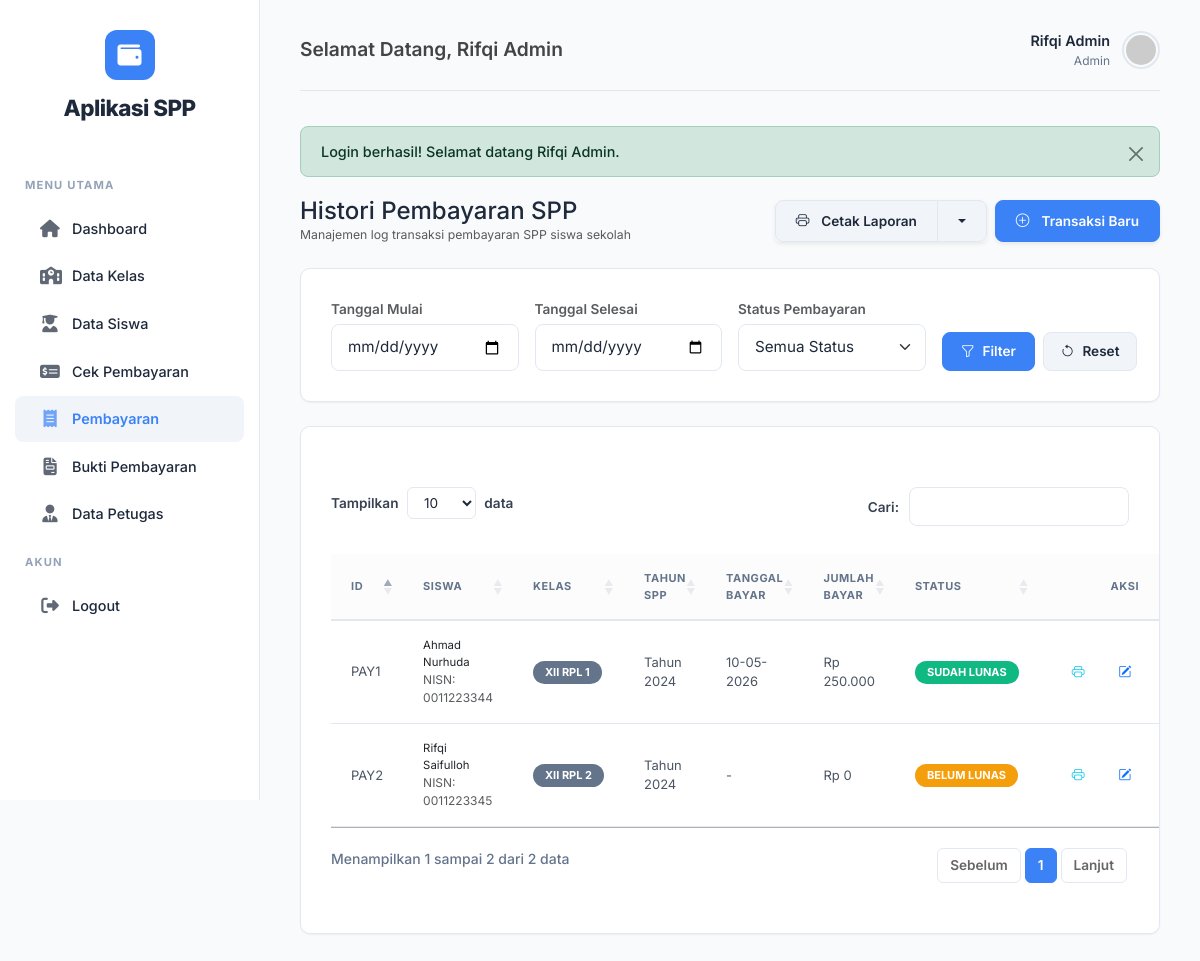
/modules/pembayaran/index.php (signed in), run on the app's committed database.
### tables this page shows
CREATE TABLE `tb_pembayaran_muhammadrifqisaifulloh` (
  `id_pembayaran` varchar(11) NOT NULL,
  `status` enum('Belum Lunas','Sudah Lunas') NOT NULL DEFAULT 'Belum Lunas',
  `nisn` varchar(10) NOT NULL,
  `tgl_bayar` date DEFAULT NULL,
  `tgl_terakhir_bayar` date DEFAULT NULL,
  `batas_pembayaran` date DEFAULT NULL,
  `jumlah_bulan` varchar(10) DEFAULT NULL,
  `id_spp` varchar(11) NOT NULL,
  `nominal_bayar` varchar(100) DEFAULT NULL,
  `jumlah_bayar` varchar(40) DEFAULT NULL,
  `kembalian` varchar(100) DEFAULT NULL
);

CREATE TABLE `tb_siswa_muhammadrifqisaifulloh` (
  `nisn` varchar(10) NOT NULL,
  `nis` varchar(8) NOT NULL,
  `nama` varchar(50) NOT NULL,
  `id_kelas` varchar(11) NOT NULL,
  `nama_kelas` varchar(10) NOT NULL,
  `alamat` text DEFAULT NULL,
  `no_telp` varchar(13) DEFAULT NULL,
  `id_spp` varchar(11) NOT NULL
);

CREATE TABLE `tb_kelas_muhammadrifqisaifulloh` (
  `id_kelas` varchar(11) NOT NULL,
  `nama_kelas` varchar(10) NOT NULL,
  `komp_keahlian` varchar(50) NOT NULL
);

CREATE TABLE `tb_spp_muhammadrifqisaifulloh` (
  `id_spp` varchar(11) NOT NULL,
  `tahun` int(11) NOT NULL,
  `nominal` varchar(40) NOT NULL
);

### classes/Pembayaran.php (called while the page is built, shortened)
<?php
class Pembayaran {
    private $conn;
    private $table_name = "tb_pembayaran_muhammadrifqisaifulloh";
    public function __construct($db) {
        $this->conn = $db;
    }
    public function readAll() {
        $query = "SELECT p.*, s.nama, s.id_kelas, k.nama_kelas, spp.tahun, spp.nominal
                  FROM " . $this->table_name . " p
                  JOIN tb_siswa_muhammadrifqisaifulloh s ON p.nisn = s.nisn
                  LEFT JOIN tb_kelas_muhammadrifqisaifulloh k ON s.id_kelas = k.id_kelas
                  JOIN tb_spp_muhammadrifqisaifulloh spp ON p.id_spp = spp.id_spp
                  ORDER BY p.tgl_bayar DESC, p.id_pembayaran DESC";
        $stmt = $this->conn->prepare($query);
        $stmt->execute();
        return $stmt;
    }
}
?>

### modules/pembayaran/index.php (the view, shortened to what this page needs)
<?php
require_once '../../layout/header.php';
require_once '../../classes/Pembayaran.php';
$database = new Database();
$db = $database->getConnection();
$pembayaran = new Pembayaran($db);
$user_level = $_SESSION['level'] ?? 'siswa';
$siswa_nisn = $_SESSION['nisn'] ?? '';
$tgl_mulai = $_GET['tgl_mulai'] ?? '';
$tgl_selesai = $_GET['tgl_selesai'] ?? '';
$filter_status = $_GET['filter_status'] ?? '';
if ($user_level === 'admin' || $user_level === 'petugas') {
    $hasTanggal = !empty($tgl_mulai) && !empty($tgl_selesai);
    $hasStatus  = in_array($filter_status, ['Sudah Lunas', 'Belum Lunas']);
    if ($hasTanggal && $hasStatus) {
        $stmt = $pembayaran->readFilteredByStatus($tgl_mulai, $tgl_selesai, $filter_status);
    } elseif ($hasTanggal) {
        $stmt = $pembayaran->readFiltered($tgl_mulai, $tgl_selesai);
    } elseif ($hasStatus) {
        $stmt = $pembayaran->readAllByStatus($filter_status);
    } else {
        $stmt = $pembayaran->readAll();
    }
} else {
    $stmt = $pembayaran->readBySiswa($siswa_nisn);
}
?>
<div class="d-flex justify-content-between align-items-center mb-4 flex-wrap gap-3">
    <div>
        <h4 class="fw-700 m-0">Histori Pembayaran SPP</h4>
        <p class="text-muted small m-0">
            <?= ($user_level === 'siswa') ? 'Daftar riwayat pembayaran SPP Anda' : 'Manajemen log transaksi pembayaran SPP siswa sekolah' ?>
        </p>
    </div>
    <div class="d-flex gap-2 flex-wrap">
        <?php if ($user_level === 'admin' || $user_level === 'petugas'): ?>
            <div class="btn-group shadow-sm" role="group">
                <a href="cetak_laporan.php?tgl_mulai=<?= urlencode($tgl_mulai) ?>&tgl_selesai=<?= urlencode($tgl_selesai) ?>&filter_status=" class="btn btn-secondary rounded-start-3" target="_blank" title="Cetak semua transaksi">
                    <i class="bi bi-printer me-1"></i> Cetak Laporan
                </a>
                <button type="button" class="btn btn-secondary dropdown-toggle dropdown-toggle-split rounded-end-3" data-bs-toggle="dropdown" aria-expanded="false">
                </button>
            </div>
            <a href="tambah.php" class="btn btn-primary rounded-3 shadow-sm">
                <i class="bi bi-plus-circle me-1"></i> Transaksi Baru
            </a>
        <?php endif; ?>
    </div>
</div>
<?php if ($user_level === 'admin' || $user_level === 'petugas'): ?>
    <div class="form-card mb-4 py-3 px-4">
        <form action="" method="GET" class="row align-items-end g-3">
            <div class="col-md-3">
                <label for="tgl_mulai" class="form-label mb-1 small text-muted">Tanggal Mulai</label>
                <input type="date" name="tgl_mulai" id="tgl_mulai" class="form-control py-1 px-2" value="<?= htmlspecialchars($tgl_mulai) ?>">
            </div>
            <div class="col-md-3">
                <label for="tgl_selesai" class="form-label mb-1 small text-muted">Tanggal Selesai</label>
                <input type="date" name="tgl_selesai" id="tgl_selesai" class="form-control py-1 px-2" value="<?= htmlspecialchars($tgl_selesai) ?>">
            </div>
            <div class="col-md-3">
                <label for="filter_status" class="form-label mb-1 small text-muted">Status Pembayaran</label>
                <select name="filter_status" id="filter_status" class="form-select py-1 px-2">
                    <option value="" <?= $filter_status === '' ? 'selected' : '' ?>>Semua Status</option>
                </select>
            </div>
            <div class="col-md-3 d-flex gap-2">
                <button type="submit" class="btn btn-primary w-50 py-2">
                    <i class="bi bi-funnel"></i> Filter
                </button>
                <a href="index.php" class="btn btn-secondary w-50 py-2">
                    <i class="bi bi-arrow-counterclockwise"></i> Reset
                </a>
            </div>
        </form>
    </div>
<?php endif; ?>
<div class="table-responsive-custom">
    <table class="table table-hover table-custom datatable w-100">
        <thead>
            <tr>
                <th width="8%">ID</th>
                <th>Siswa</th>
                <th>Kelas</th>
                <th>Tahun SPP</th>
                <th>Tanggal Bayar</th>
                <th>Jumlah Bayar</th>
                <th>Status</th>
                <th width="15%" class="text-center no-print">Aksi</th>
            </tr>
        </thead>
        <tbody>
            <?php
            while ($row = $stmt->fetch(PDO::FETCH_ASSOC)):
            ?>
            <tr>
                <td class="fw-600 text-secondary small"><?= htmlspecialchars($row['id_pembayaran']) ?></td>
                <td>
                    <div class="fw-700 text-dark small"><?= htmlspecialchars($row['nama']) ?></div>
                    <div class="text-muted small" style="font-size: 0.75rem;">NISN: <?= htmlspecialchars($row['nisn']) ?></div>
                </td>
                <td><span class="badge bg-secondary"><?= htmlspecialchars($row['nama_kelas']) ?></span></td>
                <td>Tahun <?= htmlspecialchars($row['tahun']) ?></td>
                <td class="small"><?= $row['tgl_bayar'] ? date('d-m-Y', strtotime($row['tgl_bayar'])) : '-' ?></td>
                <td class="fw-600 text-success">Rp <?= number_format($row['jumlah_bayar'], 0, ',', '.') ?></td>
                <td>
                    <?php if ($row['status'] === 'Sudah Lunas'): ?>
                        <span class="badge bg-success">Sudah Lunas</span>
                    <?php else: ?>
                        <span class="badge bg-warning text-dark">Belum Lunas</span>
                    <?php endif; ?>
                </td>
                <td class="text-center no-print">
                    <div class="d-flex justify-content-center gap-2">
                        <a href="cetak.php?id=<?= urlencode($row['id_pembayaran']) ?>" class="btn btn-action btn-outline-info" title="Cetak Kuitansi" target="_blank">
                            <i class="bi bi-printer"></i>
                        </a>
                        <?php if ($user_level === 'admin' || $user_level === 'petugas'): ?>
                            <a href="edit.php?id=<?= urlencode($row['id_pembayaran']) ?>" class="btn btn-action btn-outline-primary" title="Ubah Transaksi">
                                <i class="bi bi-pencil-square"></i>
                            </a>
                        <?php endif; ?>
                        <?php if ($user_level === 'admin'): ?>
                            <a href="hapus.php?id=<?= urlencode($row['id_pembayaran']) ?>" class="btn btn-action btn-outline-danger" onclick="return confirm('Apakah Anda yakin ingin membatalkan dan menghapus transaksi pembayaran ini?')" title="Hapus Transaksi">
                            </a>
                        <?php endif; ?>
                    </div>
                </td>
            </tr>
            <?php endwhile; ?>
        </tbody>
    </table>
</div>
<?php
require_once '../../layout/footer.php';
?>

### assets/css/style.css (style rules this page uses)
:root { --bs-primary: #3b82f6; --bs-primary-rgb: 59, 130, 246; --bs-success: #10b981; --bs-success-rgb: 16, 185, 129; --bs-warning: #f59e0b; --bs-warning-rgb: 245, 158, 11; --bs-danger: #ef4444; --bs-danger-rgb: 239, 68, 68; --bs-info: #3b82f6; --bs-info-rgb: 59, 130, 246; --primary: #3b82f6; --primary-dark: #2563eb; --success: #10b981; --warning: #f59e0b; --danger: #ef4444; --gray: #64748b; --gray-light: #94a3b8; --gray-lighter: #f1f5f9; --bg-body: #f8fafc; --bg-card: #ffffff; --text-main: #1e293b; --text-muted: #64748b; --border-color: #e2e8f0; --sidebar-bg: #ffffff; --sidebar-active: #f1f5f9; --shadow-sm: 0 1px 2px 0 rgba(0, 0, 0, 0.05); --shadow-md: 0 4px 6px -1px rgba(0, 0, 0, 0.1), 0 2px 4px -1px rgba(0, 0, 0, 0.06); --radius: 10px; --transition: all 0.2s cubic-bezier(0.4, 0, 0.2, 1); }
body { font-family: 'Inter', system-ui, -apple-system, sans-serif !important; background-color: var(--bg-body) !important; color: var(--text-main) !important; line-height: 1.5; font-size: 14px; -webkit-font-smoothing: antialiased; }
a { text-decoration: none; color: inherit; transition: var(--transition); }
.card, .table-responsive-custom, .form-card { background: var(--bg-card) !important; border-radius: var(--radius) !important; border: 1px solid var(--border-color) !important; box-shadow: var(--shadow-sm) !important; margin-bottom: 25px; overflow: hidden; padding: 30px !important; }
.table-responsive-custom { overflow-x: auto !important; -webkit-overflow-scrolling: touch; }
table, .table-custom { width: 100%; border-collapse: collapse; }
th, .table-custom th { padding: 16px 20px !important; border-bottom: 2px solid var(--border-color) !important; vertical-align: middle; text-align: left; background-color: #fcfcfc !important; font-size: 11px !important; text-transform: uppercase !important; font-weight: 700 !important; color: var(--gray) !important; letter-spacing: 0.05em !important; }
td, .table-custom td { padding: 16px 20px !important; border-bottom: 1px solid var(--border-color) !important; vertical-align: middle; color: #4b5563 !important; font-size: 13px !important; background-color: transparent !important; }
.btn { display: inline-flex; align-items: center; justify-content: center; padding: 10px 20px; border-radius: 8px; font-weight: 600; font-size: 0.85rem; cursor: pointer; border: 1px solid transparent; transition: var(--transition); gap: 8px; text-decoration: none; }
.btn-primary { background-color: var(--primary) !important; border-color: var(--primary) !important; color: #fff !important; }
.btn-secondary { background-color: var(--gray-lighter) !important; color: var(--text-main) !important; border: 1px solid var(--border-color) !important; }
.btn-action { padding: 6px 12px !important; font-size: 0.8rem !important; border-radius: 6px !important; font-weight: 600 !important; }
label, .form-label { display: block; margin-bottom: 8px; font-weight: 600; font-size: 0.85rem; color: #374151; }
.form-control, .form-select { width: 100% !important; padding: 11px 16px !important; border: 1px solid var(--border-color) !important; border-radius: 8px !important; font-family: inherit !important; font-size: 0.95rem !important; color: var(--text-main) !important; transition: var(--transition) !important; }
.badge { padding: 6px 12px !important; border-radius: 50px !important; font-size: 11px !important; font-weight: 700 !important; text-transform: uppercase !important; display: inline-block !important; }
.bg-success { background-color: var(--success) !important; color: #fff !important; }
.bg-warning { background-color: var(--warning) !important; color: #fff !important; }
.bg-secondary { background-color: var(--gray) !important; color: #fff !important; }

### data on the page
tb_pembayaran_muhammadrifqisaifulloh: id_pembayaran "PAY1", nisn.nama "Ahmad Nurhuda", nisn "0011223344", tb_kelas_muhammadrifqisaifulloh.nama_kelas "XII RPL 1", tb_spp_muhammadrifqisaifulloh.tahun "2024", tgl_bayar "10-05-2026", jumlah_bayar "250.000", status "SUDAH LUNAS"
tb_pembayaran_muhammadrifqisaifulloh: id_pembayaran "PAY2", nisn.nama "Rifqi Saifulloh", nisn "0011223345", tb_kelas_muhammadrifqisaifulloh.nama_kelas "XII RPL 2", tb_spp_muhammadrifqisaifulloh.tahun "2024", jumlah_bayar "0", status "BELUM LUNAS"

### other printed values
$_SESSION['nama'] "Rifqi Admin"
$_SESSION['level'] "Admin"
$_SESSION['alert']['message'] "Login berhasil! Selamat datang Rifqi Admin."
